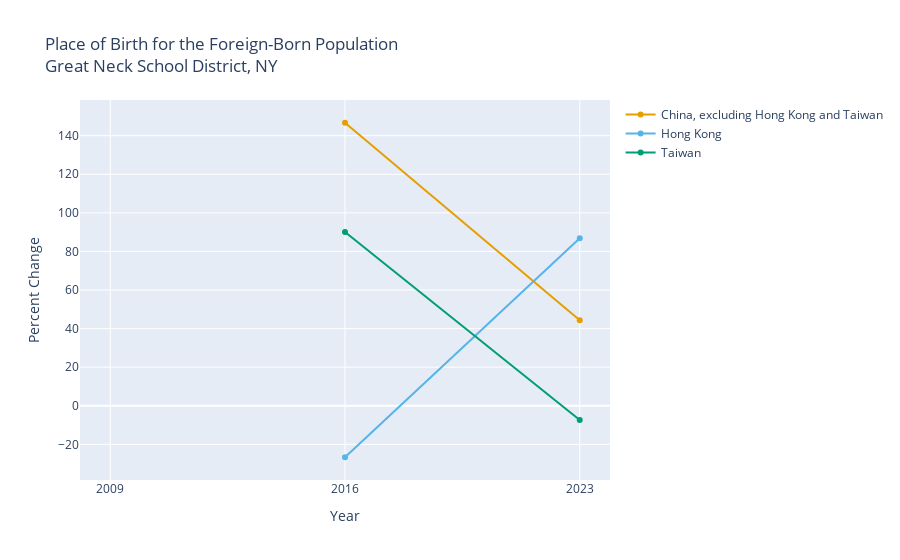

Source (notebook cell):
### Markdown cell above
Note that if any of the variables we requested had changed labels in any of the years, we would have received a warning. What is surprising to me about this graph is not that Mainland China started with such a large difference to the other regions, but how that difference increased over the last decade.

### Percent Change

At a glance it's not clear to me how the rate of change of the various lines compare. It is always tricky to do that when the numbers start at such different points. We can use `pct_change_multiyear` to see just the rate of change.

### Code cell
from utils import pct_change_multiyear

df_pct_change = pct_change_multiyear(df)
graph_multiyear(
    df_pct_change,
    "Place of Birth for the Foreign-Born Population<br>Great Neck School District, NY",
    "Percent Change",
)

df_pct_change

### Figure 1 — Plotly figure (JSON) as saved in the notebook; plotly's stock layout.template omitted (floating-point values rounded to 4 significant figures)
{"data": [{"hovertemplate": "Year: %{x}<br>China, excluding Hong Kong and Taiwan: %{y:,}<extra></extra>", "line": {"color": "#E69F00"}, "mode": "lines+markers", "name": "China, excluding Hong Kong and Taiwan", "type": "scatter", "x": [2009, 2016, 2023], "y": [null, 146.7, 44.3]}, {"hovertemplate": "Year: %{x}<br>Hong Kong: %{y:,}<extra></extra>", "line": {"color": "#56B4E9"}, "mode": "lines+markers", "name": "Hong Kong", "type": "scatter", "x": [2009, 2016, 2023], "y": [null, -26.7, 86.8]}, {"hovertemplate": "Year: %{x}<br>Taiwan: %{y:,}<extra></extra>", "line": {"color": "#009E73"}, "mode": "lines+markers", "name": "Taiwan", "type": "scatter", "x": [2009, 2016, 2023], "y": [null, 90.1, -7.4]}], "layout": {"title": {"text": "Place of Birth for the Foreign-Born Population<br>Great Neck School District, NY"}, "xaxis": {"tickmode": "array", "ticktext": ["2009", "2016", "2023"], "tickvals": [2009, 2016, 2023], "title": {"text": "Year"}}, "yaxis": {"title": {"text": "Percent Change"}}}}
